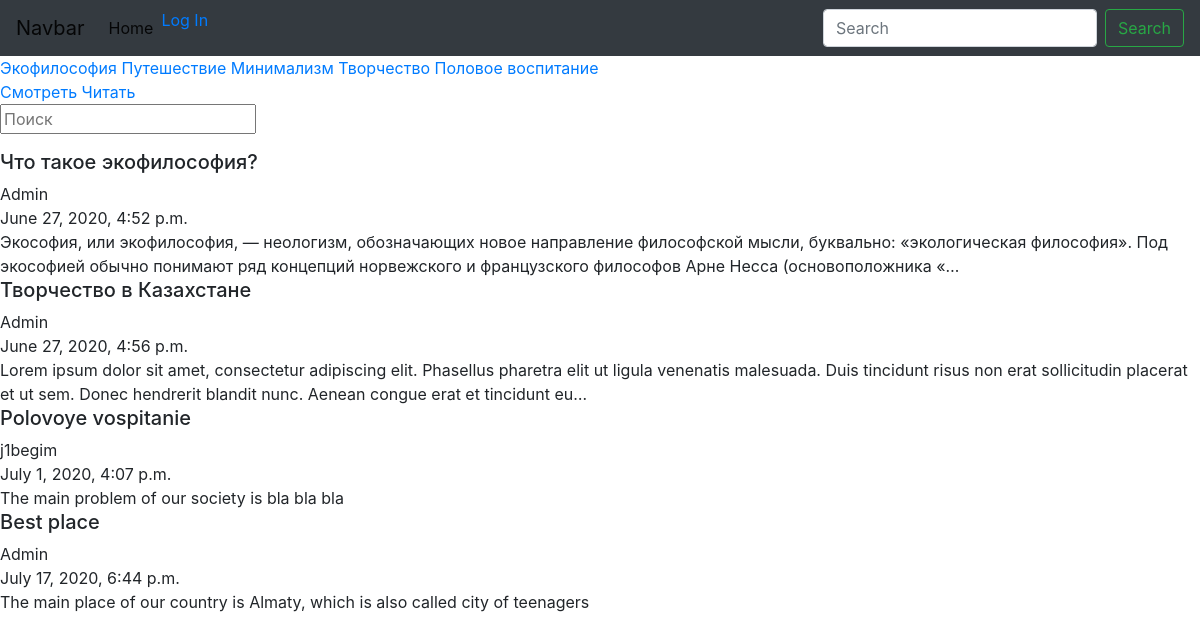
Before: /obrazovanie/reports/ with the older database file.
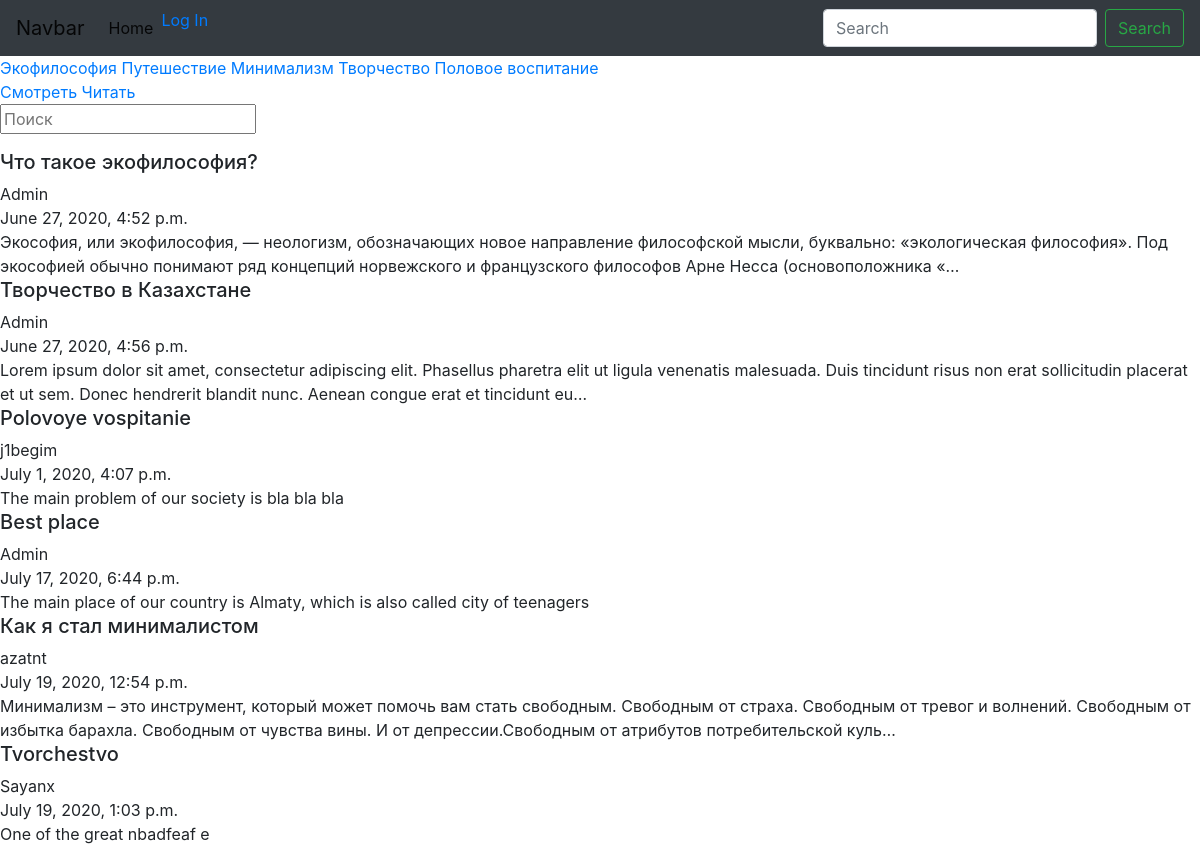
After: the same page with the newer database file.
### Obrazovanie/models.py (models this page shows, shortened)
class Genre(models.Model):
    name = models.CharField(max_length=120)
    slug = models.SlugField(blank=True, unique=True)

class Report(models.Model):
    author = models.ForeignKey(User, on_delete=models.CASCADE, null=True)
    title = models.CharField(max_length=120)
    header = models.TextField(blank=True, null=True)
    genre = models.ForeignKey(Genre, on_delete=models.CASCADE, blank=True, null=True)
    body = models.TextField(blank=True, null=True)
    wrote_date = models.DateTimeField(default=timezone.now)
    likes = models.ManyToManyField(User, related_name='likes', blank=True)
    moderation = models.BooleanField("Проверено", default=False)
    favourite = models.ManyToManyField(User, related_name='favourite', blank=True)

### Obrazovanie/views.py (the view)
# urls.py: path('obrazovanie/reports/', all_reports, name='all_reports_url'),
def all_reports(request):
    reports = Report.objects.filter(moderation=True)
    genre_all = Genre.objects.all()
    context = {
        'reports': reports,
        'genre_all': genre_all,
    }
    return render(request, 'obrazovanie/all_reports.html', context)

### Obrazovanie/templates/obrazovanie/all_reports.html (shortened to what this page needs)
{% extends 'base.html' %}
{% block subtitle %}
  {% for genre in genre_all %}
    <a href="{% url 'genre_detail_reports_url' slug=genre.slug %}">{{ genre.name }}</a>
  {% endfor %}
    <div class="">
      <a href="{% url 'obrazovanie_url' %}">Смотреть</a>
      <a href="{% url 'all_reports_url' %}">Читать</a>
    </div>
{% endblock %}
{% block content %}
<div class="res-search">
  <input id="search_report" type="searh" class="search-food" name="search-food" placeholder="Поиск">
</div>
  {% for report in reports %}
  <a style="text-decoration:none; color:inherit;" href="{% url 'report_detail_url' id=report.id %}">
    <div class="">
      <h5>{{ report.title }}</h5>
      {{ report.author }}
      <div class="">
        {{ report.wrote_date }}
      </div>
      <div class="">
        {{ report.body|truncatechars:240 }}
      </div>
    </div>
  </a>
  {% endfor %}
{% endblock %}

### templates/base.html (shortened to what this page needs)
{% load static %}
<!DOCTYPE html>
<html>
<head>
	<link rel="stylesheet" href="https://cdnjs.cloudflare.com/ajax/libs/font-awesome/4.7.0/css/font-awesome.min.css">
	<link rel="stylesheet" href="{% static 'css/style1.css' %}">
	<link rel="stylesheet" href="https://stackpath.bootstrapcdn.com/bootstrap/4.5.0/css/bootstrap.min.css">
</head>
<body>
		<nav class="navbar navbar-expand-lg navbar-light bg-dark">
			<a class="navbar-brand" href="#">Navbar</a>
			<div class="collapse navbar-collapse" id="navbarSupportedContent">
					<ul class="navbar-nav mr-auto">
					<li class="nav-item active">
					<a class="nav-link" href="{% url 'index_urls' %}">Home <span class="sr-only">(current)</span></a>
					</li>
					{% if user.is_authenticated %}
						<li class="nav-item">
						<a class="nav-link" href="{% url 'profile_url' %}">Profile</a>
						</li>
					{% else %}
						<a href="{% url 'login_url' %}">Log In</a>
					{% endif %}
					</ul>
				<form class="form-inline my-2 my-lg-0">
				<input class="form-control mr-sm-2" type="search" placeholder="Search" aria-label="Search">
				<button class="btn btn-outline-success my-2 my-sm-0" type="submit">Search</button>
				</form>
			</div>
		</nav>
	{% block subtitle %}
	{% endblock %}
	{% block content %}{% endblock %}
</body>
</html>

Changed rows visible on the page:
added Report: title "Как я стал минималистом", author "azatnt", wrote_date "July 19, 2020, 12:54 p.m.", body "Минимализм – это инструмент, который может помочь вам стать свободным. Свободным от страха. Свободным от тревог и волнений. Свободным от избытка барахла. Свободным от чувства вины. И от депрессии.Свободным от атрибутов потребительской куль…"
added Report: title "Tvorchestvo", author "Sayanx", wrote_date "July 19, 2020, 1:03 p.m.", body "One of the great nbadfeaf e"
